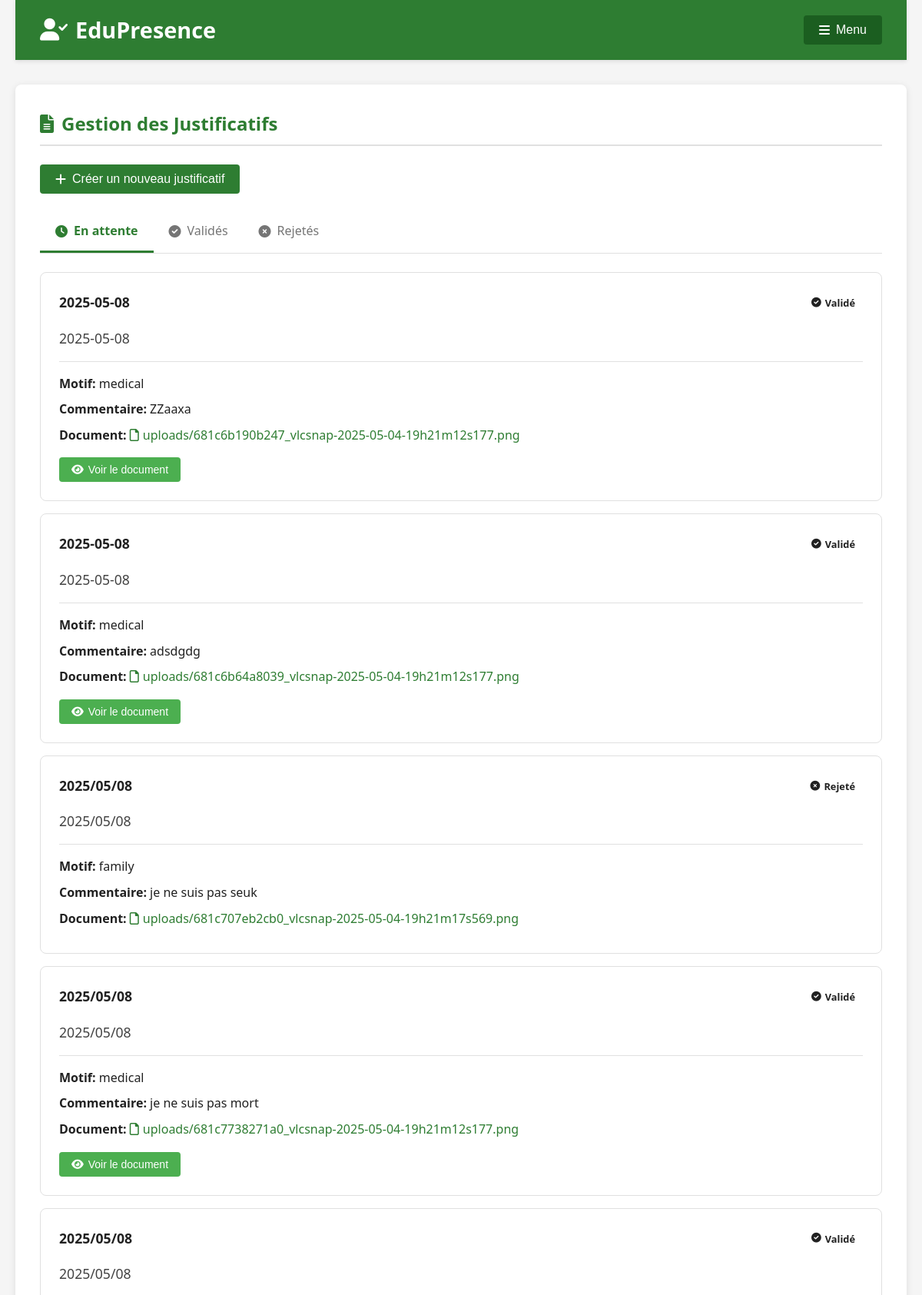
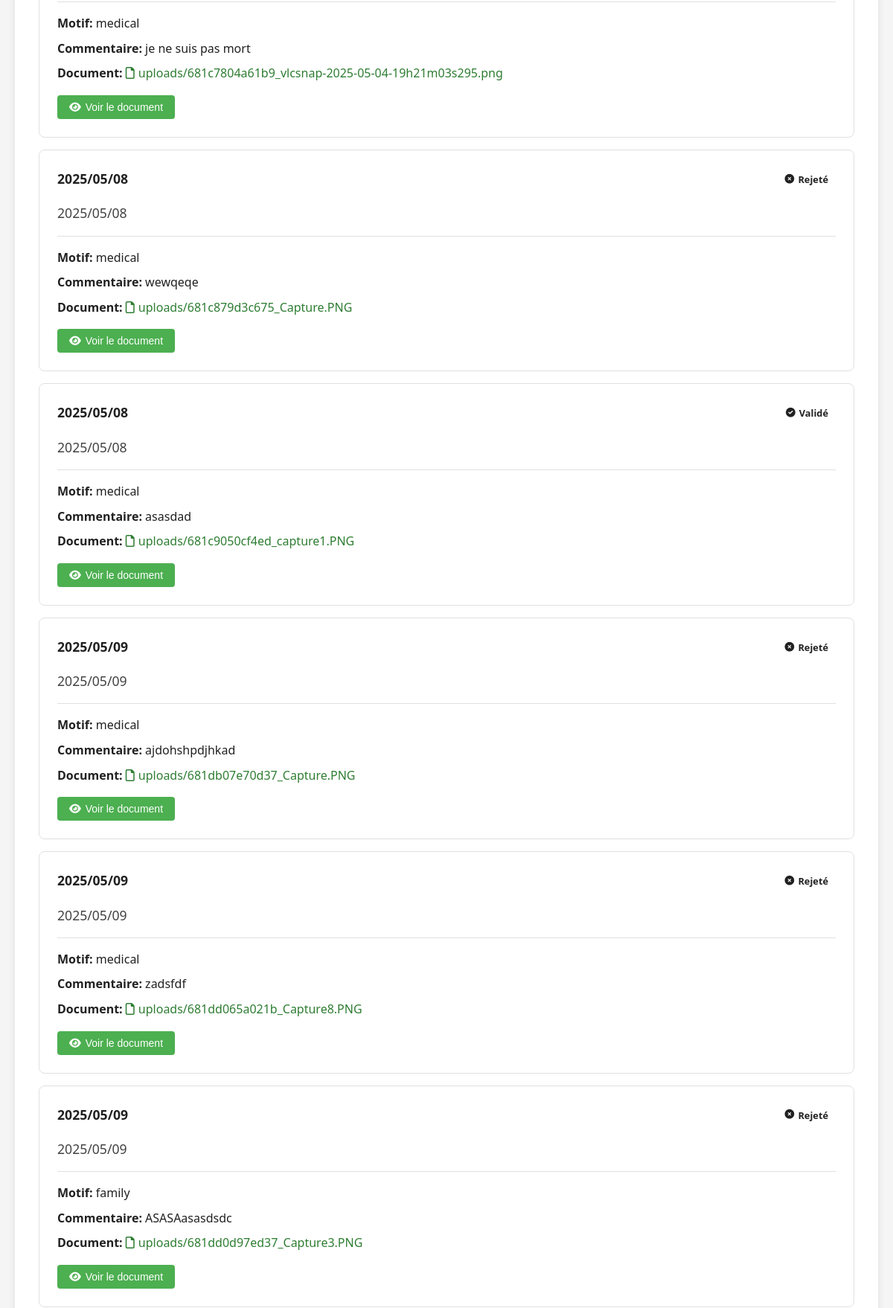
/vue/delegue/excuses.php (signed in, upper part), run on the app's committed database (2 pictures, top to bottom).
### tables this page shows
CREATE TABLE IF NOT EXISTS `justificatifs` (
  `id_justificatif` int NOT NULL AUTO_INCREMENT,
  `dates` varchar(255) NOT NULL,
  `motif` varchar(255) NOT NULL,
  `commentaire` varchar(255) NOT NULL,
  `statut` varchar(255) NOT NULL,
  `files` varchar(255) NOT NULL,
  `id_etudiant` int NOT NULL,
  `periode` varchar(255) NOT NULL DEFAULT '8H-10H',
  `date_abscence` varchar(255) NOT NULL DEFAULT '02/02/2025',
  PRIMARY KEY (`id_justificatif`)
);

### modele/methode.php (called while the page is built, shortened)
<?php
function recupJustificatif($db,$id){
    $requete=$db->prepare('SELECT * from justificatifs where id_etudiant=?');
    $requete->execute(array($id));
    $justificatifs=array();
    while($ligne=$requete->fetch(PDO::FETCH_ASSOC)){
        $justificatifs[]=['id'=>$ligne['id_justificatif'],'date'=>$ligne["dates"],'motif'=>$ligne['motif'],'commentaire'=>$ligne['commentaire'],'file'=>$ligne['files'],'id_etudiant'=>$ligne['id_etudiant'],'statut'=>$ligne['statut']];
    }
    return $justificatifs;
}
?>

### vue/delegue/excuses.php (the view, shortened to what this page needs)
<?php
require "../../modele/methode.php";
$excuses = recupJustificatif($db,$_SESSION['id']);
$status = $_GET['status'] ?? 'attente';
?>
<!DOCTYPE html>
<html lang="fr">
<head>
    <link rel="stylesheet" href="styles.css">
    <link rel="stylesheet" href="https://cdnjs.cloudflare.com/ajax/libs/font-awesome/6.0.0/css/all.min.css">
</head>
<body>
    <div class="container">
        <header>
            <h1><i class="fas fa-user-check"></i> EduPresence</h1>
            <nav>
                <div class="dropdown">
                    <button class="dropbtn"><i class="fas fa-bars"></i> Menu</button>
                </div>
            </nav>
        </header>
        <main>
            <section class="excuses-section">
                <h2><i class="fas fa-file-alt"></i> Gestion des Justificatifs</h2>
                <div class="excuses-actions">
                    <button id="new-excuse-btn" class="btn-primary">
                        <i class="fas fa-plus"></i> Créer un nouveau justificatif
                    </button>
                </div>
                <div class="excuses-tabs">
                    <a href="?status=attente" class="tab-btn <?php echo $status === 'attente' ? 'active' : ''; ?>">
                        <i class="fas fa-clock"></i> En attente
                    </a>
                    <a href="?status=valider" class="tab-btn <?php echo $status === 'valider' ? 'active' : ''; ?>">
                        <i class="fas fa-check-circle"></i> Validés
                    </a>
                    <a href="?status=rejete" class="tab-btn <?php echo $status === 'rejete' ? 'active' : ''; ?>">
                        <i class="fas fa-times-circle"></i> Rejetés
                    </a>
                </div>
                <div class="excuses-list" id="excuses-container">
                    <?php if (empty($excuses)): ?>
                        <p class="no-data">Aucun justificatif <?php echo $status === 'attente' ? 'attente' : ($status === 'valider' ? 'validé' : 'rejeté'); ?></p>
                    <?php else: ?>
                        <?php foreach ($excuses as $excuse): ?>
                            <div class="excuse-card">
                                <div class="excuse-header">
                                    <div class="excuse-date"><?php echo $excuse['date']; ?></div>
                                    <div class="excuse-status status-<?php echo $excuse['statut']; ?>">
                                        <?php if ($excuse['statut'] === 'attente'): ?>
                                            <i class="fas fa-clock"></i> En attente
                                        <?php elseif ($excuse['statut'] === 'valider'): ?>
                                            <i class="fas fa-check-circle"></i> Validé
                                        <?php else: ?>
                                            <i class="fas fa-times-circle"></i> Rejeté
                                        <?php endif; ?>
                                    </div>
                                </div>
                                <div class="excuse-student"><?php echo htmlspecialchars($excuse['date']); ?></div>
                                <div class="excuse-details">
                                    <p><strong>Motif:</strong> <?php echo htmlspecialchars($excuse['motif']); ?></p>
                                    <p><strong>Commentaire:</strong> <?php echo htmlspecialchars($excuse['commentaire']); ?></p>
                                    <p><strong>Document:</strong> <a href=<?php echo"uploads/". htmlspecialchars($excuse['file']); ?> class="file-link"><?php echo"uploads/". htmlspecialchars($excuse['file']); ?></a></p>
                                </div>
                                <?php if ($excuse['statut'] === 'attente'||$excuse['statut'] === 'valider'||$excuse['statut'] === 'rejete'): ?>
                                    <div class="excuse-actions">
                                        <button class="btn-success view-btn">
                                            <i class="fas fa-eye"></i> Voir le document
                                        </button>
                                    </div>
                                <?php endif; ?>
                            </div>
                        <?php endforeach; ?>
                    <?php endif; ?>
                </div>
            </section>
        </main>
    </div>
</body>
</html>

### vue/delegue/styles.css (style rules this page uses)
:root { --primary-green: #2e7d32; --light-green: #4caf50; --dark-green: #1b5e20; --primary-gray: #757575; --light-gray: #e0e0e0; --dark-gray: #424242; --primary-red: #c62828; --light-red: #ef5350; --dark-red: #b71c1c; --white: #ffffff; --black: #212121; --background: #f5f5f5; }
* { margin: 0; padding: 0; box-sizing: border-box; }
body { font-family: 'Segoe UI', Tahoma, Geneva, Verdana, sans-serif; background-color: var(--background); color: var(--black); line-height: 1.6; }
.container { max-width: 1200px; margin: 0 auto; padding: 0 20px; }
header { background-color: var(--primary-green); color: var(--white); padding: 1rem 0; box-shadow: 0 2px 5px rgba(0, 0, 0, 0.1); display: flex; justify-content: space-between; align-items: center; padding: 1rem 2rem; }
header h1 { font-size: 1.8rem; margin: 0; display: flex; align-items: center; }
header h1 i { margin-right: 10px; }
.dropdown { position: relative; display: inline-block; }
.dropbtn { background-color: var(--dark-green); color: var(--white); padding: 10px 20px; font-size: 16px; border: none; cursor: pointer; border-radius: 4px; display: flex; align-items: center; gap: 8px; transition: background-color 0.3s; }
main { padding: 2rem 0; }
section { background-color: var(--white); border-radius: 8px; box-shadow: 0 2px 10px rgba(0, 0, 0, 0.1); padding: 2rem; margin-bottom: 2rem; transition: transform 0.3s, box-shadow 0.3s; }
h2 { color: var(--primary-green); margin-bottom: 1.5rem; border-bottom: 2px solid var(--light-gray); padding-bottom: 0.5rem; display: flex; align-items: center; gap: 10px; }
.btn-primary { background-color: var(--primary-green); color: var(--white); border: none; padding: 10px 20px; font-size: 16px; border-radius: 4px; cursor: pointer; transition: all 0.3s; display: flex; align-items: center; gap: 8px; }
.btn-success { background-color: var(--light-green); color: var(--white); border: none; padding: 8px 16px; font-size: 14px; border-radius: 4px; cursor: pointer; transition: all 0.3s; display: flex; align-items: center; gap: 6px; }
.excuses-actions { margin-bottom: 1.5rem; }
.excuses-tabs { display: flex; border-bottom: 1px solid var(--light-gray); margin-bottom: 1.5rem; overflow-x: auto; }
.tab-btn { padding: 12px 20px; background: none; border: none; cursor: pointer; font-size: 16px; color: var(--primary-gray); border-bottom: 3px solid transparent; transition: all 0.3s; display: flex; align-items: center; gap: 8px; text-decoration: none; white-space: nowrap; }
.tab-btn.active { color: var(--primary-green); border-bottom: 3px solid var(--primary-green); font-weight: 600; }
.excuse-card { border: 1px solid var(--light-gray); border-radius: 8px; padding: 1.5rem; margin-bottom: 1rem; transition: all 0.3s; animation: fadeIn 0.5s; }
.excuse-header { display: flex; justify-content: space-between; margin-bottom: 1rem; }
.excuse-date { font-weight: 600; font-size: 1.1rem; }
.excuse-status { padding: 5px 10px; border-radius: 20px; font-size: 0.8rem; font-weight: 600; display: flex; align-items: center; gap: 5px; }
.excuse-student { font-size: 1.1rem; margin-bottom: 1rem; color: var(--dark-gray); }
.excuse-details { margin-top: 1rem; padding-top: 1rem; border-top: 1px solid var(--light-gray); }
.excuse-details p { margin-bottom: 0.5rem; }
.file-link { color: var(--primary-green); text-decoration: none; display: inline-flex; align-items: center; gap: 5px; }
.file-link::before { content: "\f15b"; font-family: "Font Awesome 6 Free"; font-weight: 400; }
.excuse-actions { margin-top: 1rem; display: flex; gap: 0.5rem; flex-wrap: wrap; }

### data on the page
justificatifs: date "2025-05-08", statut "valider" (drawn), motif "medical", commentaire "ZZaaxa", files "681c6b190b247_vlcsnap-2025-05-04-19h21m12s177.png"
justificatifs: dates "2025-05-08", statut "valider" (drawn), motif "medical", commentaire "adsdgdg", files "681c6b64a8039_vlcsnap-2025-05-04-19h21m12s177.png"
justificatifs: dates "2025/05/08", statut "Rejeté", motif "family", commentaire "je ne suis pas seuk", files "681c707eb2cb0_vlcsnap-2025-05-04-19h21m17s569.png"
justificatifs: dates "2025/05/08", statut "valider" (drawn), motif "medical", commentaire "je ne suis pas mort", files "681c7738271a0_vlcsnap-2025-05-04-19h21m12s177.png"
justificatifs: dates "2025/05/08", statut "valider" (drawn), motif "medical", commentaire "je ne suis pas mort", files "681c7804a61b9_vlcsnap-2025-05-04-19h21m03s295.png"
justificatifs: dates "2025/05/08", statut "rejete" (drawn), motif "medical", commentaire "wewqeqe", files "681c879d3c675_Capture.PNG"
justificatifs: dates "2025/05/08", statut "valider" (drawn), motif "medical", commentaire "asasdad", files "681c9050cf4ed_capture1.PNG"
justificatifs: dates "2025/05/09", statut "rejete" (drawn), motif "medical", commentaire "ajdohshpdjhkad", files "681db07e70d37_Capture.PNG"
justificatifs: dates "2025/05/09", statut "rejete" (drawn), motif "medical", commentaire "zadsfdf", files "681dd065a021b_Capture8.PNG"
justificatifs: dates "2025/05/09", statut "rejete" (drawn), motif "family", commentaire "ASASAasasdsdc", files "681dd0d97ed37_Capture3.PNG"
